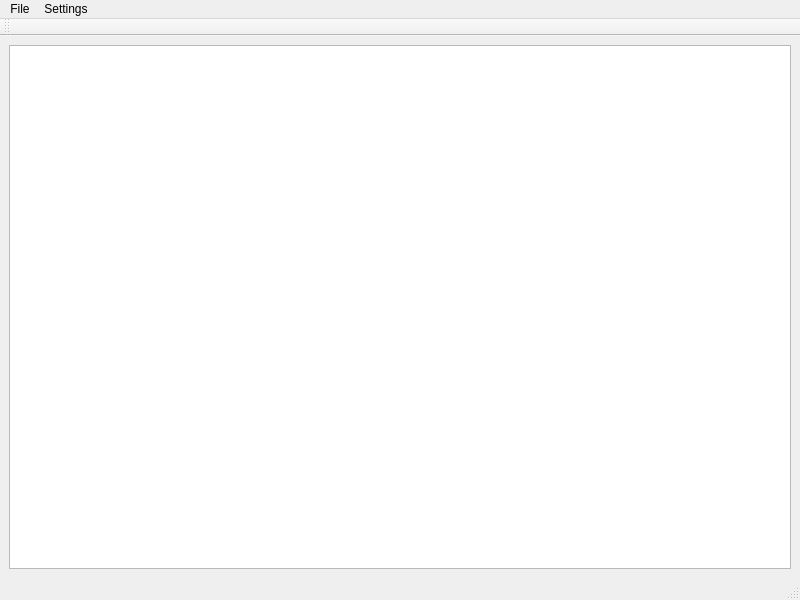
<?xml version="1.0" encoding="UTF-8"?>
<ui version="4.0">
 <class>MainWindow</class>
 <widget class="QMainWindow" name="MainWindow">
  <property name="geometry">
   <rect>
    <x>0</x>
    <y>0</y>
    <width>800</width>
    <height>600</height>
   </rect>
  </property>
  <property name="windowTitle">
   <string>WoWAddonManager</string>
  </property>
  <widget class="QWidget" name="centralwidget">
   <layout class="QVBoxLayout" name="verticalLayout">
    <item>
     <widget class="QTableView" name="tableViewAddOn"/>
    </item>
   </layout>
  </widget>
  <widget class="QMenuBar" name="menubar">
   <property name="geometry">
    <rect>
     <x>0</x>
     <y>0</y>
     <width>800</width>
     <height>21</height>
    </rect>
   </property>
   <widget class="QMenu" name="menuFile">
    <property name="title">
     <string>File</string>
    </property>
   </widget>
   <widget class="QMenu" name="menuSettings">
    <property name="title">
     <string>Settings</string>
    </property>
   </widget>
   <addaction name="menuFile"/>
   <addaction name="menuSettings"/>
  </widget>
  <widget class="QStatusBar" name="statusbar"/>
  <widget class="QToolBar" name="toolBar">
   <property name="windowTitle">
    <string>toolBar</string>
   </property>
   <attribute name="toolBarArea">
    <enum>TopToolBarArea</enum>
   </attribute>
   <attribute name="toolBarBreak">
    <bool>false</bool>
   </attribute>
  </widget>
  <action name="actionQuit">
   <property name="text">
    <string>Quit</string>
   </property>
  </action>
 </widget>
 <resources/>
 <connections>
  <connection>
   <sender>actionQuit</sender>
   <signal>triggered()</signal>
   <receiver>MainWindow</receiver>
   <slot>close()</slot>
   <hints>
    <hint type="sourcelabel">
     <x>-1</x>
     <y>-1</y>
    </hint>
    <hint type="destinationlabel">
     <x>399</x>
     <y>299</y>
    </hint>
   </hints>
  </connection>
 </connections>
</ui>
